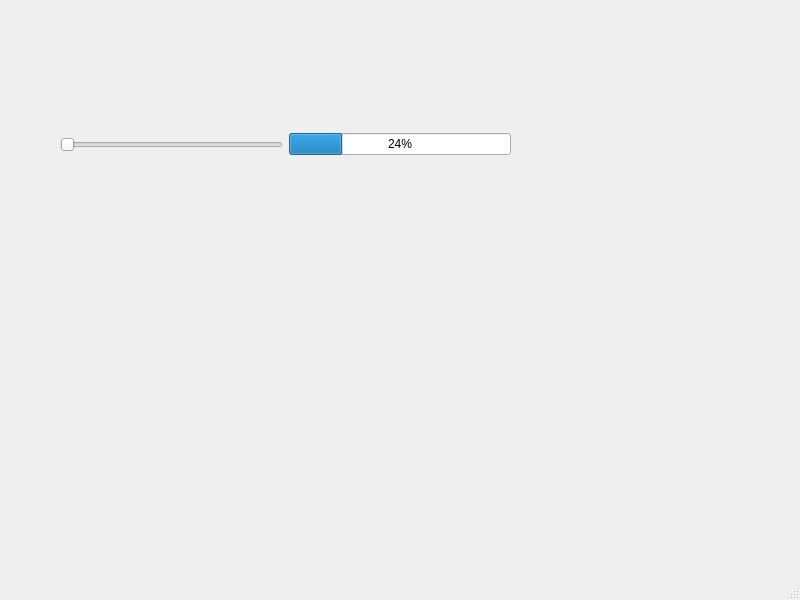
<?xml version="1.0" encoding="UTF-8"?>
<ui version="4.0">
 <class>MainWindow</class>
 <widget class="QMainWindow" name="MainWindow">
  <property name="geometry">
   <rect>
    <x>0</x>
    <y>0</y>
    <width>800</width>
    <height>600</height>
   </rect>
  </property>
  <property name="windowTitle">
   <string>MainWindow</string>
  </property>
  <widget class="QWidget" name="centralwidget">
   <widget class="QWidget" name="">
    <property name="geometry">
     <rect>
      <x>60</x>
      <y>129</y>
      <width>451</width>
      <height>31</height>
     </rect>
    </property>
    <layout class="QHBoxLayout" name="horizontalLayout">
     <item>
      <widget class="QSlider" name="horizontalSlider">
       <property name="orientation">
        <enum>Qt::Orientation::Horizontal</enum>
       </property>
      </widget>
     </item>
     <item>
      <widget class="QProgressBar" name="progressBar">
       <property name="value">
        <number>24</number>
       </property>
      </widget>
     </item>
    </layout>
   </widget>
  </widget>
  <widget class="QMenuBar" name="menubar">
   <property name="geometry">
    <rect>
     <x>0</x>
     <y>0</y>
     <width>800</width>
     <height>26</height>
    </rect>
   </property>
  </widget>
  <widget class="QStatusBar" name="statusbar"/>
 </widget>
 <resources/>
 <connections/>
</ui>
